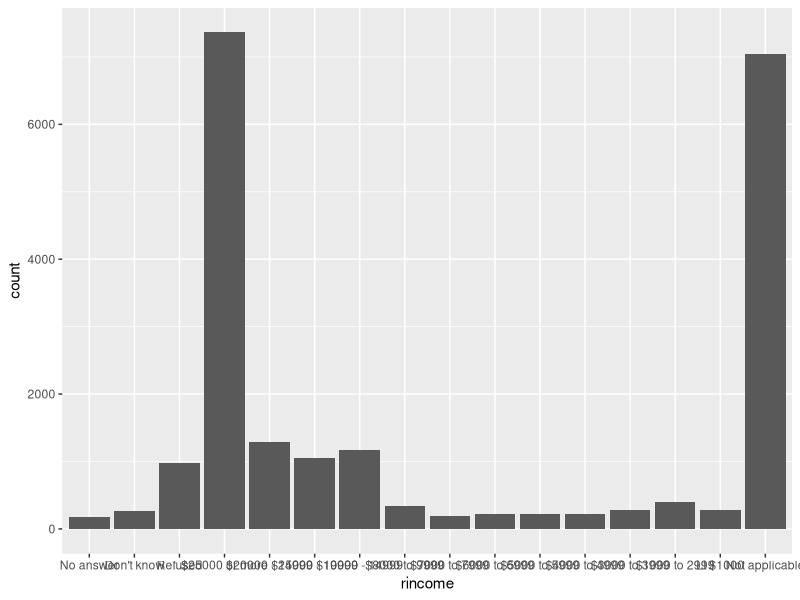
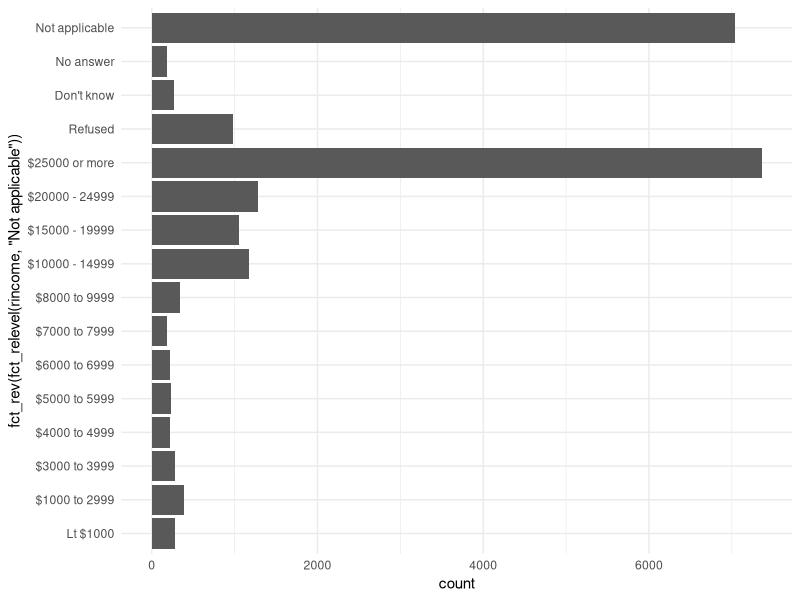
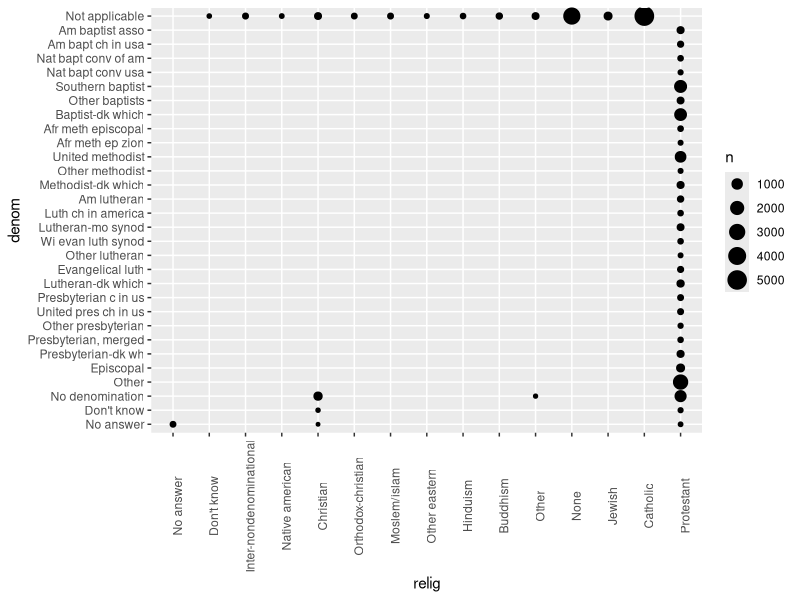
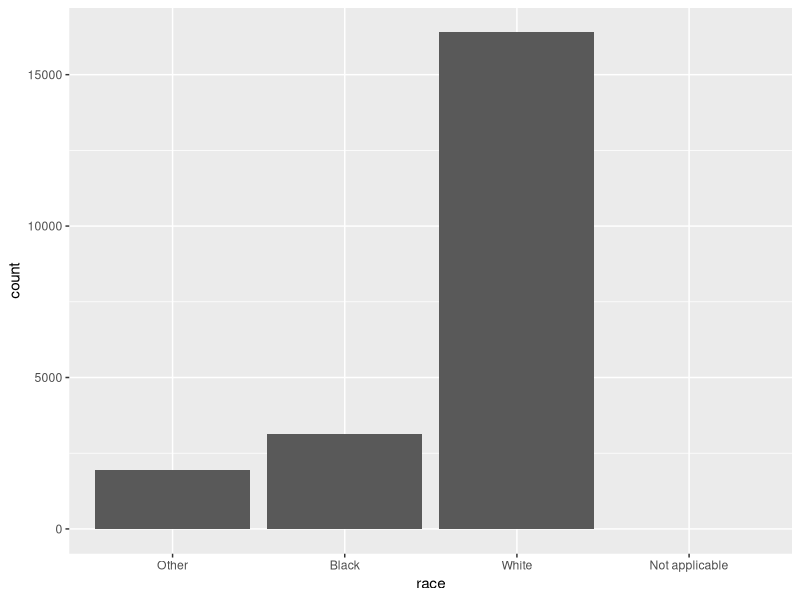
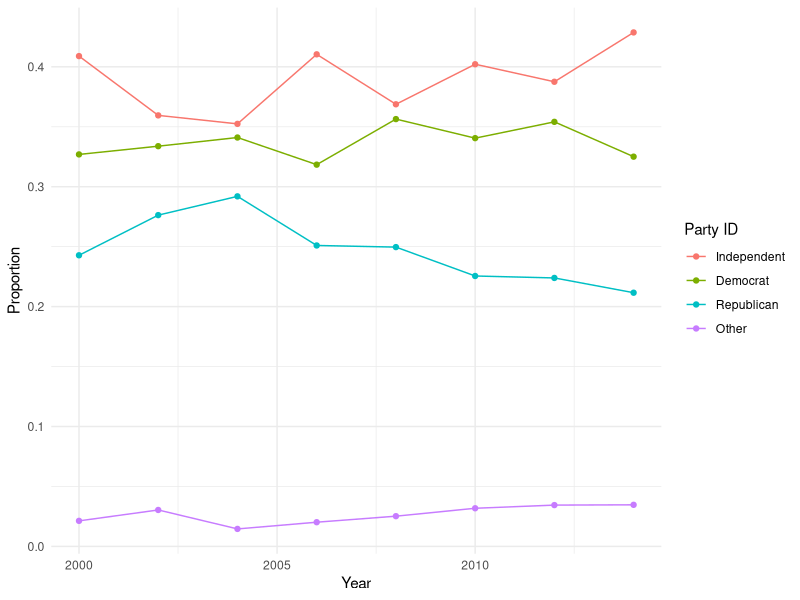
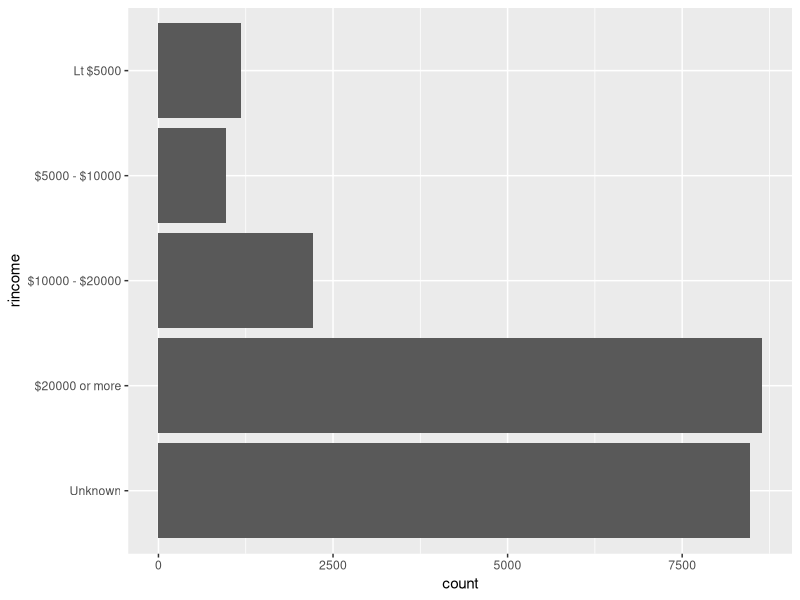

The R source for these figures, in order:
## ---- chunk 1
knitr::opts_chunk$set(echo = TRUE)
## ---- chunk 2
library(tidyverse)
library(forcats)
## ---- chunk 3
ggplot(data = gss_cat) +
  geom_bar(mapping = aes(rincome))
## ---- chunk 4
ggplot(data = gss_cat) +
  geom_bar(mapping = aes(y = fct_rev(fct_relevel(rincome, "Not applicable")))) +
  theme_minimal()

## ---- chunk 5
gss_cat %>%
  filter(denom != "Not applicable") %>%
  group_by(relig) %>%
  count()
## ---- chunk 6
gss_cat %>%
  count(relig, denom) %>%
  ggplot(aes(x = relig, y = denom, size = n)) +
  geom_point() +
  theme(axis.text.x = element_text(angle = 90))
## ---- chunk 7
levels(gss_cat$marital)
## ---- chunk 8
levels(gss_cat$race)
gss_cat %>%
  ggplot(aes(race)) +
  geom_bar() +
  scale_x_discrete(drop = FALSE)
## ---- chunk 9
levels(gss_cat$rincome)
## ---- chunk 10
levels(gss_cat$partyid)
## ---- chunk 11
gss_cat %>%
  mutate(
    partyid =
      fct_collapse(partyid,
        Other = c("No answer", "Don't know", "Other party"),
        Republican = c("Strong republican", "Not str republican"),
        Independent = c("Ind,near rep", "Independent", "Ind,near dem"),
        Democrat = c("Not str democrat", "Strong democrat")
      )
  ) %>%
  count(year, partyid) %>%
  group_by(year) %>%
  mutate(proportion = n / sum(n)) %>%
  ggplot(aes(
    x = year, y = proportion,
    colour = fct_reorder2(partyid, year, proportion)
  )) +
  geom_point() +
  geom_line() +
  labs(colour = "Party ID") +
  theme_minimal() +
  xlab("Year") +
  ylab("Proportion")
## ---- chunk 12
levels(gss_cat$rincome)
## ---- chunk 13
gss_cat %>%
  mutate(
    rincome =
      fct_collapse(
        rincome,
        `Unknown` = c("No answer", "Don't know", "Refused", "Not applicable"),
        `Lt $5000` = c("Lt $1000", "$1000 to 2999", "$3000 to 3999", "$4000 to 4999"),
        `$5000 - $10000` = c("$5000 to 5999", "$6000 to 6999", "$7000 to 7999", "$8000 to 9999"),
        `$10000 - $20000` = c("$10000 - 14999", "$15000 - 19999"),
        `$20000 or more` = c("$25000 or more", "$20000 - 24999")
      )
  ) %>%
  ggplot(aes(x = rincome)) +
  geom_bar() +
  coord_flip()
